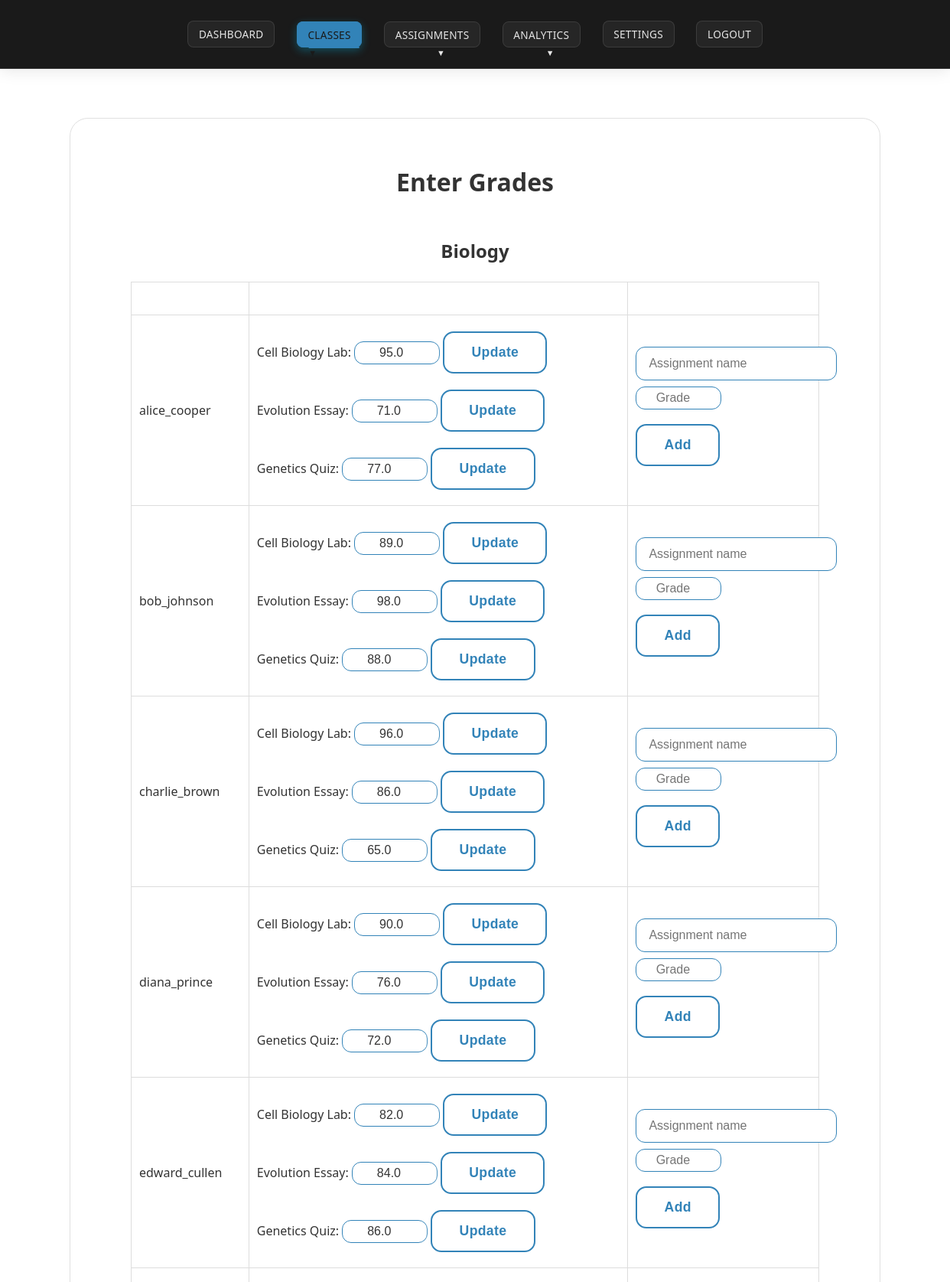
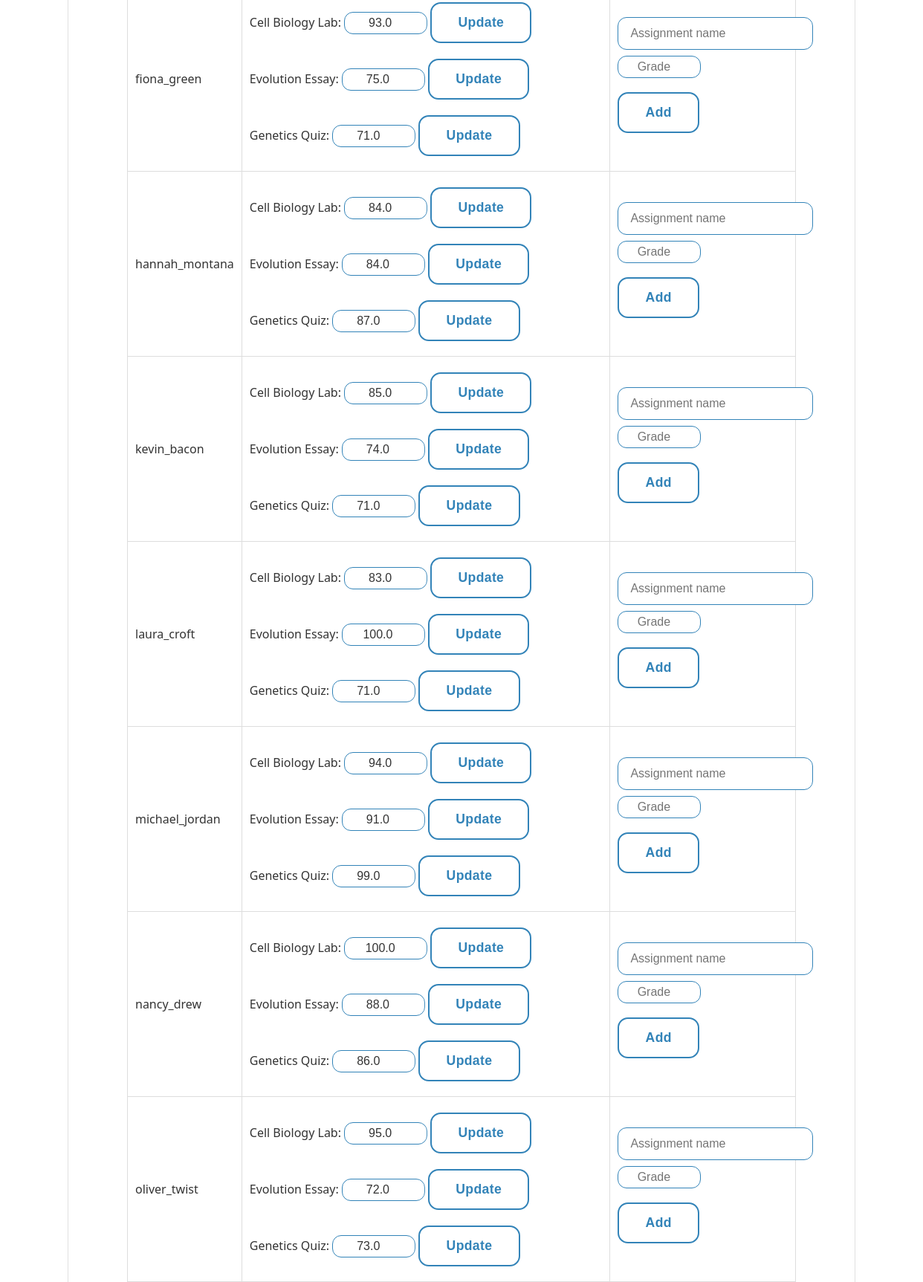
The app's page /enter_grades (signed in, upper part) with its own data (2 pictures, top to bottom).
### tables this page shows
CREATE TABLE subjects (
    id INTEGER PRIMARY KEY,
    name TEXT,
    teacher_id INTEGER REFERENCES users(id)
);

CREATE TABLE assignments (
    id INTEGER PRIMARY KEY,
    name TEXT,
    grade REAL,
    subject_id INTEGER,
    user_id INTEGER
);

CREATE TABLE users (
    id INTEGER PRIMARY KEY,
    username TEXT UNIQUE,
    password TEXT,
    role TEXT
);

### app.py (the view, shortened to what this page needs)
@app.route('/enter_grades', methods=['GET','POST'])
def enter_grades():
    if not is_teacher():
        return redirect(url_for('login'))
    user_id = session['user_id']
    conn = get_db()
    cur = conn.cursor()
    cur.execute('''SELECT id, name FROM subjects WHERE teacher_id = ?''', (user_id,))
    subjects = cur.fetchall()
    students_assignments = []
    for subject in subjects:
        cur.execute('''SELECT
                        users.id as student_id,
                        users.username as student_name,
                        assignments.id as assignment_id,
                        assignments.name as assignment_name,
                        assignments.grade,
                        subjects.name as subject_name
                    FROM users
                    JOIN enrollments ON users.id = enrollments.user_id
                    JOIN subjects ON enrollments.subject_id = subjects.id
                    LEFT JOIN assignments ON (
                        assignments.subject_id = subjects.id
                        AND assignments.user_id = users.id
                    )
                    WHERE subjects.id = ? AND users.role = 'student'
                    ORDER BY users.username, assignments.name''', (subject['id'],))
        students_assignments.extend(cur.fetchall())
    return render_template('enter_grades.html',
                         subjects=subjects,
                         students_assignments=students_assignments)

### app.py (called while the page is built)
def is_teacher():
    return session.get('role') == 'teacher'

### templates/enter_grades.html (shortened to what this page needs)
<!DOCTYPE html>
<html>
<head>
    <link rel="stylesheet" href="/static/styles.css">
</head>
<body>
    <div class="navbar">
        <div class="navbar-container">
            <div class="navbar-links">
                <a href="/teacher_dashboard" class="nav-link">Dashboard</a>
                <div class="dropdown">
                    <a href="#" class="nav-link dropdown-trigger active">Classes</a>
                </div>
                <div class="dropdown">
                    <a href="#" class="nav-link dropdown-trigger">Assignments</a>
                </div>
                <div class="dropdown">
                    <a href="#" class="nav-link dropdown-trigger">Analytics</a>
                </div>
                <a href="/teacher_settings" class="nav-link">Settings</a>
                <a href="/logout" class="nav-link">Logout</a>
            </div>
        </div>
    </div>
    <div class="center-wrapper">
        <div class="dashboard-container card-3d">
            <h1>Enter Grades</h1>
            {% for subject in subjects %}
            <div class="subject-section">
                <h2>{{ subject['name'] }}</h2>
                <table>
                    <thead>
                        <tr>
                            <th>Student</th>
                            <th>Assignments & Grades</th>
                            <th>Add New Assignment</th>
                        </tr>
                    </thead>
                    <tbody>
                        {% set filtered_assignments = students_assignments|selectattr('subject_name', 'equalto', subject['name'])|list %}
                        {% set ns = namespace(last_student='') %}
                        {% for item in filtered_assignments %}
                            {% if item['student_name'] != ns.last_student %}
                                {% if ns.last_student != '' %}
                                    </td>
                                    <td>
                                        <form method="post" style="display: inline;">
                                            <input type="text" name="assignment_name" placeholder="Assignment name" required>
                                            <input type="number" name="grade" placeholder="Grade" class="grade-input" min="0" max="100" required>
                                            <button type="submit" class="btn-3d">Add</button>
                                        </form>
                                    </td>
                                </tr>
                                {% endif %}
                                <tr>
                                    <td>{{ item['student_name'] }}</td>
                                    <td>
                            {% endif %}
                            {% if item['assignment_name'] %}
                                <form method="post" style="display: inline-block; margin-right: 15px;">
                                    {{ item['assignment_name'] }}:
                                    <input type="number" name="grade" value="{{ item['grade'] }}" class="grade-input" min="0" max="100" required>
                                    <button type="submit" class="btn-3d">Update</button>
                                </form>
                            {% endif %}
                            {% set ns.last_student = item['student_name'] %}
                        {% endfor %}
                    </tbody>
                </table>
            </div>
            {% endfor %}
        </div>
    </div>
</body>
</html>

### static/styles.css (style rules this page uses)
body { background: #ffffff; font-family: 'Segoe UI', 'Arial', sans-serif; color: hsl(0, 0%, 15%); margin: 0; padding: 0; min-height: 100vh; }
.navbar { background: hsl(0, 0%, 10%); box-shadow: 0 2px 20px rgba(0, 0, 0, 0.1); padding: 1.2em 0; position: sticky; top: 0; left: 0; right: 0; z-index: 1000; margin-bottom: 2em; border-bottom: 1px solid rgba(255, 255, 255, 0.1); width: 100%; }
.navbar-container { max-width: 1200px; margin: 0 auto; display: flex; justify-content: center; align-items: center; padding: 0.5em 1em; width: 100%; }
.navbar-links { display: flex; gap: 1.8em; align-items: center; justify-content: center; flex-wrap: wrap; max-width: 1200px; width: 100%; margin: 0 auto; }
.nav-link { color: hsl(0, 0%, 90%); text-decoration: none; font-weight: 500; padding: 0.5em 1em; border-radius: 8px; transition: all 0.3s ease; position: relative; background: rgba(255, 255, 255, 0.05); letter-spacing: 0.02em; text-transform: uppercase; font-size: 0.85em; border: 1px solid rgba(255, 255, 255, 0.1); }
.nav-link.active { background: hsl(204, 57%, 46%); color: hsl(0, 0%, 10%); box-shadow: 0 4px 12px rgba(0, 204, 255, 0.3); border: 1px solid hsl(204, 57%, 46%); transform: translateY(-1px); }
.nav-link.active::after { width: 80%; }
.nav-link::after { content: ''; position: absolute; bottom: -2px; left: 50%; width: 0; height: 2px; background: hsl(204, 57%, 46%); transition: all 0.3s ease; transform: translateX(-50%); }
.dropdown { position: relative; display: inline-block; }
.nav-link.dropdown-trigger::after { content: '▼'; font-size: 0.8em; margin-left: 6px; }
.dashboard-container { padding: 2.5em 2em; background: #ffffff; border-radius: 24px; max-width: 1200px; box-shadow: 0 8px 32px rgba(255, 255, 255, 0.3), 0 0 0 1px rgba(255, 255, 255, 0.1); width: 90%; margin: 2em auto; display: flex; flex-direction: column; align-items: center; border: 1px solid #e0e0e0; }
.center-wrapper { display: flex; align-items: center; justify-content: center; min-height: 100vh; }
.card-3d { background: #ffffff; border-radius: 24px; box-shadow: 0 6px 24px rgba(255, 255, 255, 0.3), 0 0 0 1px rgba(255, 255, 255, 0.1); width: 80%; border: 1px solid #e0e0e0; }
h1, h2, h3 { color: #333333; text-align: center; margin-bottom: 1em; text-decoration: none; }
input, select { padding: 0.75em 1em; border-radius: 12px; border: 1.5px solid hsl(204, 57%, 46%); font-size: 1em; background: #ffffff; color: #333333; transition: border 0.2s; outline: none; margin-bottom: 0.5em; width: 100%; max-width: 350px; text-decoration: none; }
.btn-3d { background: #ffffff; color: hsl(204, 57%, 46%); border: 2px solid hsl(204, 57%, 46%); border-radius: 14px; padding: 0.85em 2em; font-size: 1.1em; font-weight: 600; box-shadow: 0 6px 20px rgba(255, 255, 255, 0.3); transition: transform 0.12s, box-shadow 0.12s; cursor: pointer; letter-spacing: 0.02em; margin: 0.6em 0.6em 0.6em 0; display: inline-block; text-align: center; text-decoration: none; }
table { width: 100%; max-width: 900px; border-collapse: collapse; margin: 1em auto 2em; }
th, td { padding: 8px; border: 1px solid hsl(204, 57%, 46%); text-align: center; text-decoration: none; color: #333333; }
.dashboard-container { max-width: 1200px; margin: 2em auto; padding: 2.5em 2em; }

### templates/enter_grades.html (style rules this page uses)
table { width: 100%; border-collapse: collapse; margin: 20px 0; }
th, td { padding: 10px; text-align: left; border: 1px solid #ddd; }
th { background-color: rgba(255, 255, 255, 0.1); color: white; }
.grade-input { width: 100px; padding: 5px; text-align: center; }
.subject-section { margin-bottom: 30px; }

### records on screen
subjects: name "Biology"
assignments: student_name "alice_cooper", assignment_name "Cell Biology Lab", grade "95.0"
assignments: assignment_name "Evolution Essay", grade "71.0"
assignments: assignment_name "Genetics Quiz", grade "77.0"
assignments: student_name "bob_johnson", assignment_name "Cell Biology Lab", grade "89.0"
assignments: assignment_name "Evolution Essay", grade "98.0"
assignments: assignment_name "Genetics Quiz", grade "88.0"
assignments: student_name "charlie_brown", assignment_name "Cell Biology Lab", grade "96.0"
assignments: assignment_name "Evolution Essay", grade "86.0"
assignments: assignment_name "Genetics Quiz", grade "65.0"
assignments: student_name "diana_prince", assignment_name "Cell Biology Lab", grade "90.0"
assignments: assignment_name "Evolution Essay", grade "76.0"
assignments: assignment_name "Genetics Quiz", grade "72.0"
assignments: student_name "edward_cullen", assignment_name "Cell Biology Lab", grade "82.0"
assignments: assignment_name "Evolution Essay", grade "84.0"
assignments: assignment_name "Genetics Quiz", grade "86.0"
assignments: student_name "fiona_green", assignment_name "Cell Biology Lab", grade "93.0"
assignments: assignment_name "Evolution Essay", grade "75.0"
assignments: assignment_name "Genetics Quiz", grade "71.0"
assignments: student_name "hannah_montana", assignment_name "Cell Biology Lab", grade "84.0"
assignments: assignment_name "Evolution Essay", grade "84.0"
assignments: assignment_name "Genetics Quiz", grade "87.0"
assignments: student_name "kevin_bacon", assignment_name "Cell Biology Lab", grade "85.0"
assignments: assignment_name "Evolution Essay", grade "74.0"
assignments: assignment_name "Genetics Quiz", grade "71.0"
assignments: student_name "laura_croft", assignment_name "Cell Biology Lab", grade "83.0"
assignments: assignment_name "Evolution Essay", grade "100.0"
assignments: assignment_name "Genetics Quiz", grade "71.0"
assignments: student_name "michael_jordan", assignment_name "Cell Biology Lab", grade "94.0"
assignments: assignment_name "Evolution Essay", grade "91.0"
assignments: assignment_name "Genetics Quiz", grade "99.0"
assignments: student_name "nancy_drew", assignment_name "Cell Biology Lab", grade "100.0"
assignments: assignment_name "Evolution Essay", grade "88.0"
assignments: assignment_name "Genetics Quiz", grade "86.0"
assignments: student_name "oliver_twist", assignment_name "Cell Biology Lab", grade "95.0"
assignments: assignment_name "Evolution Essay", grade "72.0"
assignments: assignment_name "Genetics Quiz", grade "73.0"
